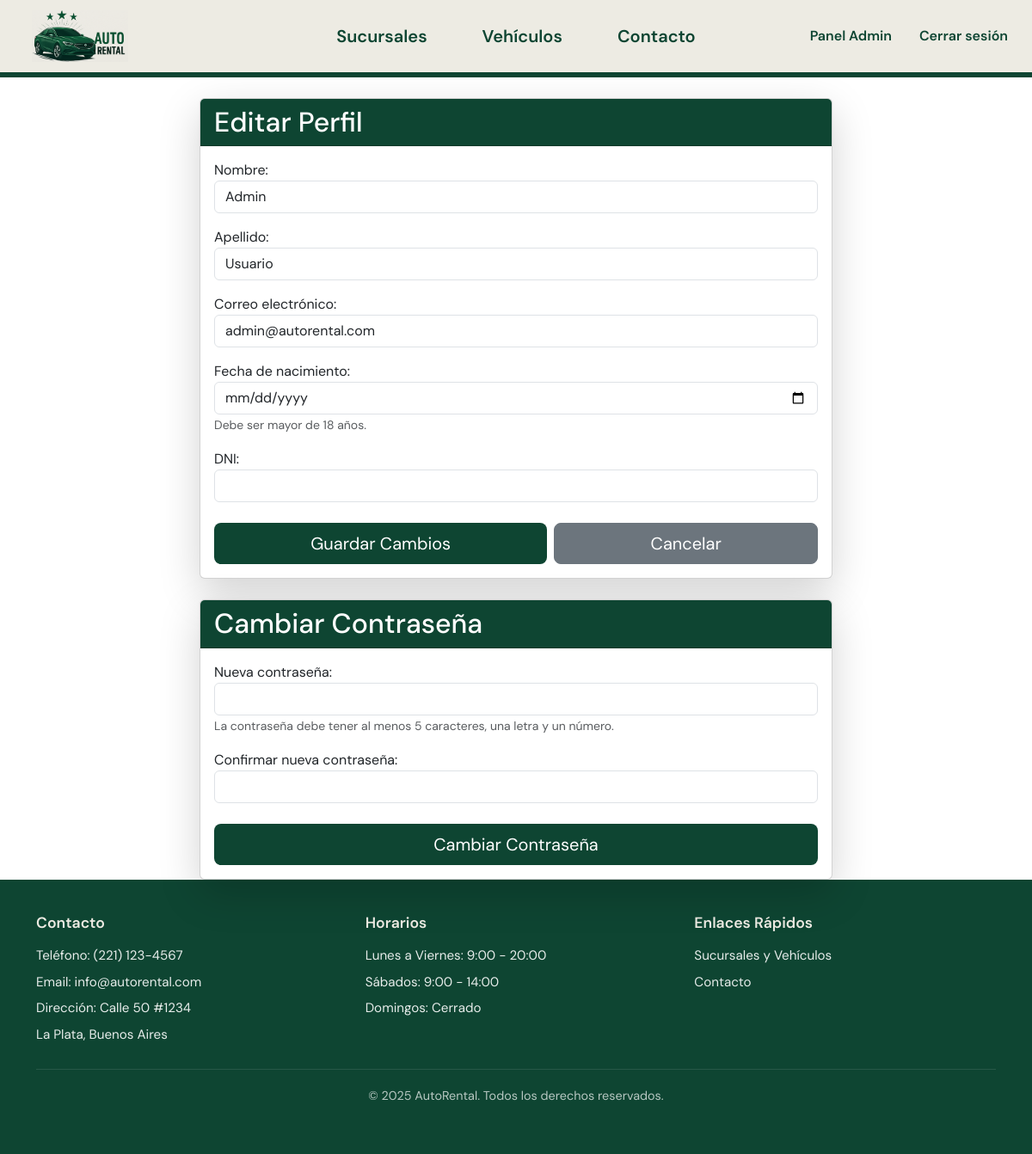
Screenshot of /usuarios/editar-perfil/ (signed in) with the database file from the repository.
### usuarios/models.py (models this page shows, shortened)
class Usuario(AbstractUser):
    username = None  # Eliminamos username
    email = models.EmailField(_('email address'), unique=True)
    edad = models.PositiveIntegerField(null=True)
    DNI = models.CharField(max_length=10, unique=True, null=True)
    ROLES = (
        ('ADMIN', 'Administrador'),
        ('CLIENTE', 'Cliente'),
        ('EMPLEADO', 'Empleado')
    )
    rol = models.CharField(max_length=10, choices=ROLES, default='CLIENTE')
    is_staff = models.BooleanField(default=False)
    is_superuser = models.BooleanField(default=False)
    USERNAME_FIELD = 'email'
    REQUIRED_FIELDS = ['first_name', 'last_name']
    objects = UsuarioManager()

### usuarios/views.py (the view)
# urls.py: path('editar-perfil/', views.editar_perfil, name='editar_perfil'),
@login_required
def editar_perfil(request):
    if request.method == 'POST':
        if 'cambiar_password' in request.POST:
            form_password = CambiarPasswordForm(request.user, request.POST)
            if form_password.is_valid():
                form_password.save()
                messages.success(request, 'Tu contraseña ha sido actualizada correctamente.')
                return redirect('editar_perfil')
        else:
            form_perfil = EditarPerfilForm(request.POST, instance=request.user)
            if form_perfil.is_valid():
                form_perfil.save()
                messages.success(request, 'Tu perfil ha sido actualizado correctamente.')
                return redirect('editar_perfil')
    else:
        form_perfil = EditarPerfilForm(instance=request.user)
        form_password = CambiarPasswordForm(request.user)
    return render(request, 'usuarios/editar_perfil.html', {
        'form_perfil': form_perfil,
        'form_password': form_password
    })

### usuarios/forms.py (shortened to what this page needs)
class CambiarPasswordForm(forms.Form):
    password_nueva = forms.CharField(
        label='Nueva contraseña',
        widget=forms.PasswordInput(attrs={'class': 'form-control'}),
        required=True,
        help_text='La contraseña debe tener al menos 5 caracteres, una letra y un número.'
    )
    password_nueva_confirmacion = forms.CharField(
        label='Confirmar nueva contraseña',
        widget=forms.PasswordInput(attrs={'class': 'form-control'}),
        required=True
    )
    def __init__(self, user, *args, **kwargs):
        self.user = user
        super().__init__(*args, **kwargs)

### usuarios/templatetags/form_filters.py (called while the page is built)
@register.filter(name='add_class')
def add_class(value, arg):
    return value.as_widget(attrs={'class': arg})

### usuarios/templates/usuarios/editar_perfil.html (shortened to what this page needs)
{% extends 'home/base.html' %}
{% load form_filters %}
{% block content %}
<div class="row justify-content-center">
    <div class="col-md-8">
        <div class="card shadow-lg mb-4">
            <div class="card-header text-white" style="background-color: #0e4532;">
                <h2 class="mb-0">Editar Perfil</h2>
            </div>
            <div class="card-body">
                <form method="post" id="profileForm">
                    {% for field in form_perfil %}
                        <div class="form-group mb-3">
                            {{ field.label_tag }}
                            {{ field|add_class:"form-control" }}
                            {% if field.help_text %}
                                <small class="form-text text-muted">{{ field.help_text }}</small>
                            {% endif %}
                        </div>
                    {% endfor %}
                    <div class="d-flex gap-2 mt-4">
                        <button type="submit" class="btn btn-lg text-white flex-grow-1" style="background-color: #0e4532;">Guardar Cambios</button>
                        <button type="button" class="btn btn-lg btn-secondary flex-grow-1" onclick="resetForm()">Cancelar</button>
                    </div>
                </form>
            </div>
        </div>
        <div class="card shadow-lg">
            <div class="card-header text-white" style="background-color: #0e4532;">
                <h2 class="mb-0">Cambiar Contraseña</h2>
            </div>
            <div class="card-body">
                <form method="post" id="passwordForm">
                    {% for field in form_password %}
                        <div class="form-group mb-3">
                            {{ field.label_tag }}
                            {{ field|add_class:"form-control" }}
                            {% if field.help_text %}
                                <small class="form-text text-muted">{{ field.help_text }}</small>
                            {% endif %}
                        </div>
                    {% endfor %}
                    <div class="d-grid gap-2 mt-4">
                        <button type="submit" class="btn btn-lg text-white" style="background-color: #0e4532;">
                            Cambiar Contraseña
                        </button>
                    </div>
                </form>
            </div>
        </div>
    </div>
</div>
{% endblock %}

### static/home/styles.css (style rules this page uses)
body { font-family: 'DM Sans', sans-serif; margin: 0; padding: 0; min-height: 100vh; display: flex; flex-direction: column; }

### rows the page displays
Usuario: form_perfil "Admin" "Usuario" "admin@autorental.com"

### other values shown
{{ field.label_tag }} "Nombre:" "Apellido:" "Correo electrónico:" "Fecha de nacimiento:" "DNI:"
{{ field.help_text }} "Debe ser mayor de 18 años."
{{ field.label_tag }} "Nueva contraseña:" "Confirmar nueva contraseña:"
{{ field.help_text }} "La contraseña debe tener al menos 5 caracteres, una letra y un número."
